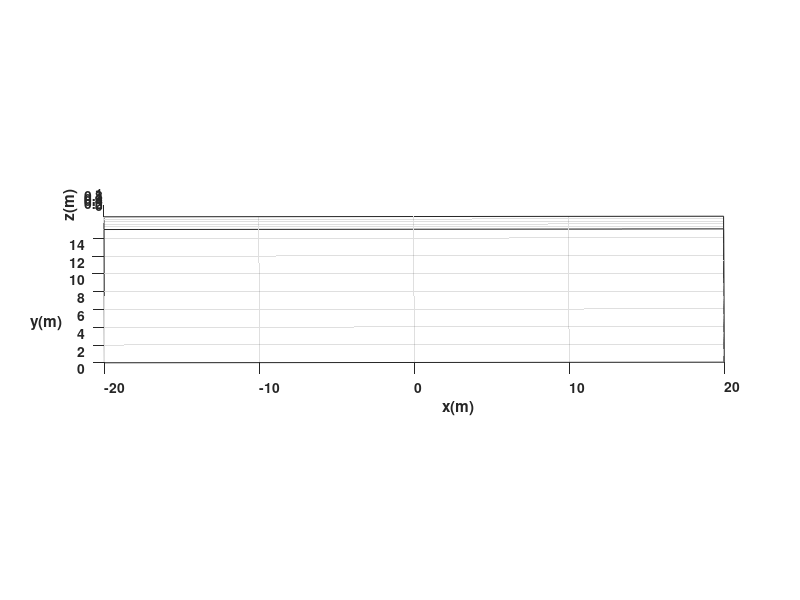

Write the MATLAB code that produced this figure. (Note: this script raises an error after producing the figure.)
%Limpieza de pantalla
clear all
close all
clc

%%%%%%%%%%%%%%%%%%%%%%%%% TIEMPO %%%%%%%%%%%%%%%%%%%%%%%%%%%%%%%%%%%%%%
tf=45;             % Tiempo de simulación en segundos (s)
ts=0.1;            % Tiempo de muestreo en segundos (s)
t=0:ts:tf;         % Vector de tiempo
N= length(t);      % Muestras


%%%%%%%%%%%%%%%%%%% CONDICIONES INICIALES %%%%%%%%%%%%%%%%%%%%%%%%%%%%%%%
%Inicializamos las variables que se van a emplear
x1= zeros (1, N+1);       % Posición (X) en el centro del eje que une las ruedas en metros (m)
y1= zeros (1, N+1);       % Posición (Y) en el centro del eje que une las ruedas en metros (m)
phi= zeros (1, N+1);      % Orientación del robot en radiaanes (rad)

%Damos valores a nuestro punto inicial de posición y orientación
x1(1)= 0;  %Posición inicial eje x
y1(1)= 6;  %Posición inicial eje y
phi(1)=0; %Orientación inicial del robot 

%%%%%%%%%%%%%%%%%%%%% PUNTO DE CONTROL %%%%%%%%%%%%%%%%%%%%%%%%%%%%%%%%%%%
%Inicializamos el punto de control 
hx= zeros (1, N+1);       % Posición en el eje (X) del punto de control en metros (m)
hy= zeros (1, N+1);       % Posición en el eje (Y) del punto de control en metros (m)

%Igualamos el punto de control con las proyecciones X1 y Y1 por su
%coincidencia
hx(1)= x1(1);       % Posición del punto de control en el eje (X) metros (m)
hy(1)= y1(1);       % Posición del punto de control en el eje (Y) metros (m)

%%%%%%%%%%%%%%%%%%%%%% VELOCIDADES DE REFERENCIA %%%%%%%%%%%%%%%%%%%%%%%%%%
%Tramo 1 (v=0 m/s, w=pi/6 rad/s) Giro 1
%Tramo 2 (v=3 m/s, w=0 rad/s) Linea 1
%Tramo 3 (v=0 m/s, w=pi/6 rad/s) Giro 2
%Tramo 4 (v=4.5 m/s, w=0 rad/s) Linea 2
%Tramo 5 (v=0 m/s, w=0 rad/s) Giro 3
%Tramo 6 (v=2.4 m/s, w=0 rad/s) Linea 3
%Tramo 7 (v=0 m/s, w=pi/6 rad/s) Giro 4
%Tramo 8 (v=3.8 m/s, w=0 rad/s) Linea 4
%Tramo 9 (v=0 m/s, w=pi/6 rad/s) Giro 5
%Tramo 10 (v=3 m/s, w=0 rad/s) Linea 5
%Tramo 11 (v=0 m/s, w=pi/6 rad/s) Giro 6
%Tramo 12 (v=4.5 m/s, w=0 rad/s) Linea 6
%Tramo 13 (v=0 m/s, w=0 rad/s) Giro 7
%Tramo 14 (v=2.4 m/s, w=0 rad/s) Linea 7
%Tramo 15 (v=0 m/s, w=pi/6 rad/s) Giro 8 
%Tramo 16 (v=0 m/s, w=0 rad/s) Linea 8
%Tramo 17 (v=0 m/s, w=0 rad/s) Giro 9
%Tramo 18 (v=0 m/s, w=0 rad/s) Linea 9
%Tramo 19 (v=0 m/s, w=0 rad/s) Giro 10
%Tramo 20 (v=0 m/s, w=0 rad/s) Linea 10
%Tramo 21 (v=0 m/s, w=0 rad/s) Giro 11
%Tramo 22 (v=0 m/s, w=0 rad/s) Linea 11
%Tramo 23 (v=0 m/s, w=0 rad/s) Giro 12
%Tramo 24 (v=0 m/s, w=0 rad/s) Linea 12
%Tramo 25 (v=0 m/s, w=0 rad/s) Giro 13
                                                                                                                                                                                %A                                                   %espacio                                                                                             %L                                                    %ESPACIO                                                                                                                                                                                                                                                                                                                                                  %E                                                        espacio                                                                                                                                                                                                                        
    %Giro 0          %Linea 0      %Giro 1               %Linea 1           %Giro 2              %Linea 2          %Giro 3              %Linea 3        %Giro 4             %Linea 4                               %Giro 5           %Linea 5                       %Giro 6               %Linea 6             %Giro 7               %Linea 7                             %Giro 8              %Linea 8                           %Giro 9                  %Linea 9           %Giro 10                %Linea 10             %Giro 11         %Linea 11          %Giro 12              %Linea 12           %Giro 13              %Linea 13        %Giro 14               %Linea 14       %Giro 15            %Linea 15           %Giro 16          %Linea 16                                 %Giro 17           %Linea 17                               %Giro 18             %Linea 18       %Giro 19             %Linea 19           %Giro 20             %Linea 20       %Giro 21         %Linea 21                                 
v = [0*ones(1,10)     3*ones(1,10)  0*ones(1,10)         1.5*ones(1,10)     0*ones(1,10)         1*ones(1,10)     0*ones(1,10)        1*ones(1,10)   0*ones(1,10)        1.5*ones(1,10)                   0*ones(1,10)           0.5*ones(1,10)                   0*ones(1,10)             3*ones(1,10)      0*ones(1,10)          3*ones(1,10)                        0*ones(1,10)         1.5*ones(1,10)                        0*ones(1,10)             3*ones(1,10)      0*ones(1,10)             1*ones(1,10)    0*ones(1,10)         1*ones(1,10)       0*ones(1,10)            1.5*ones(1,10)      0*ones(1,10)           1*ones(1,10)     0*ones(1,10)        1*ones(1,10)    0*ones(1,10)         1.5*ones(1,10)       0*ones(1,10)       1*ones(1,10)                            0*ones(1,10)       0.5*ones(1,10)                         0*ones(1,10)         3*ones(1,10)     0*ones(1,10)         1.5*ones(1,10)       0*ones(1,10)       1.5*ones(1,10)     0*ones(1,10)     3*ones(1,10)  0*ones(1,10)     3*ones(1,10) ]; % Velocidad lineal de referencia (m/s)
w = [pi/2.5*ones(1,10) 0*ones(1,10) -2*pi/2.5*ones(1,10)  0*ones(1,10)     pi+1.25*ones(1,10)     0*ones(1,10)      pi*ones(1,10)       0*ones(1,10)    -0.4*pi*ones(1,10)  0*ones(1,10)                      pi-1.87*ones(1,10)     0*ones(1,10)                   (1/2)*pi*ones(1,10)      0*ones(1,10)      pi*ones(1,10)          0*ones(1,10)                       1/2*pi*ones(1,10)  0*ones(1,10)                         (1/2)*pi*ones(1,10)      0*ones(1,10)      -(1/2)*pi*ones(1,10)      0*ones(1,10)    pi*ones(1,10)        0*ones(1,10)       (1/2)*pi*ones(1,10)    0*ones(1,10)        1/2*pi*ones(1,10)      0*ones(1,10)     pi*ones(1,10)        0*ones(1,10)     0.5*pi*ones(1,10)   0*ones(1,10)         0.5*pi*ones(1,10)   0*ones(1,10)                           0*pi*ones(1,10)    0*ones(1,10)                          pi/2.5*ones(1,10)     0*ones(1,10)    pi*ones(1,10)         0*ones(1,10)        -0.8*pi*ones(1,10)   0*ones(1,10)      pi*ones(1,10)   0*ones(1,10)   pi*ones(1,10)   0*ones(1,10) ]; % Velocidad angular de referencia (rad/s)

%0*ones(1,10)    2.8284*ones(1,10)  0*ones(1,10)        6*ones(1,10)  0*ones(1,10)          1.4142*ones(1,10)   0*ones(1,10)           2.2361*ones(1,10)  0*ones(1,10)          2*ones(1,10)   0*ones(1,10)           2.2361*ones(1,10)  0*ones(1,10)          1.4142*ones(1,10) 0*ones(1,10)          3*ones(1,10)    0*ones(1,10)         1*ones(1,10)   0*ones(1,10)         2*ones(1,10)   0*ones(1,10)         3*ones(1,10)    0*ones(1,10)         4*ones(1,10)    0*ones(1,10)         2*ones(1,10)
%pi/4*ones(1,10) 0*ones(1,10)       -0.75*pi*ones(1,10) 0*ones(1,10)  -1*(pi/4)*ones(1,10)  0*ones(1,10)        -0.1024*pi*ones(1,10)  0*ones(1,10)      -0.1476*pi*ones(1,10)  0*ones(1,10)   -0.1476*pi*ones(1,10)  0*ones(1,10)       -0.1024*pi*ones(1,10) 0*ones(1,10)      0.75*pi*ones(1,10) 0*ones(1,10)    0.5*pi*ones(1,10)    0*ones(1,10)   -0.5*pi*ones(1,10)   0*ones(1,10)   -0.5*pi*ones(1,10)   0*ones(1,10)    -0.5*pi*ones(1,10)   0*ones(1,10)    0.5*pi*ones(1,10)    0*ones(1,10)
%%%%%%%%%%%%%%%%%%%%%%%%% BUCLE DE SIMULACION %%%%%%%%%%%%%%%%%%%%%%%%%%%%%%%%

for k=1:N 
    
    %Aplico la integral a la velocidad angular para obtener el angulo "phi" de la orientación
    phi(k+1)=phi(k)+w(k)*ts; % Integral numérica (método de Euler)
           
   %%%%%%%%%%%%%%%%%%%%% MODELO CINEMATICO %%%%%%%%%%%%%%%%%%%%%%%%%
    
    xp1=v(k)*cos(phi(k)); 
        yp1=v(k)*sin(phi(k));
 
    %Aplico la integral a la velocidad lineal para obtener las cordenadas
    %"x1" y "y1" de la posición
    x1(k+1)=x1(k)+ ts*xp1; % Integral numérica (método de Euler)
    y1(k+1)=y1(k)+ ts*yp1; % Integral numérica (método de Euler)

    % Posicion del robot con respecto al punto de control
    hx(k+1)=x1(k+1); 
    hy(k+1)=y1(k+1);

end



%%%%%%%%%%%%%%%%%%%%%%%%%%%%% SIMULACION VIRTUAL 3D %%%%%%%%%%%%%%%%%%%%%%%%%%%%

% a) Configuracion de escena

scene=figure;  % Crear figura (Escena)
set(scene,'Color','white'); % Color del fondo de la escena
set(gca,'FontWeight','bold') ;% Negrilla en los ejes y etiquetas
sizeScreen=get(0,'ScreenSize'); % Retorna el tamaño de la pantalla del computador
set(scene,'position',sizeScreen); % Configurar tamaño de la figura
camlight('headlight'); % Luz para la escena
axis equal; % Establece la relación de aspecto para que las unidades de datos sean las mismas en todas las direcciones.
grid on; % Mostrar líneas de cuadrícula en los ejes
box on; % Mostrar contorno de ejes
xlabel('x(m)'); ylabel('y(m)'); zlabel('z(m)'); % Etiqueta de los ejes

view([-0.1 35]); % Orientacion de la figura
axis([-20 20 0 15 0 1]); % Ingresar limites minimos y maximos en los ejes x y z [minX maxX minY maxY minZ maxZ]

% b) Graficar robots en la posicion inicial
scale = 3;
MobileRobot;
H1=MobilePlot(x1(1),y1(1),phi(1),scale);hold on;

% c) Graficar Trayectorias
H2=plot3(hx(1),hy(1),0,'r','lineWidth',2);

% d) Bucle de simulacion de movimiento del robot

step=3; % pasos para simulacion

for k=1:step:N

    delete(H1);    
    delete(H2);
    
    H1=MobilePlot(x1(k),y1(k),phi(k),scale);
    H2=plot3(hx(1:k),hy(1:k),zeros(1,k),'r','lineWidth',2);
    
    pause(ts);

end

